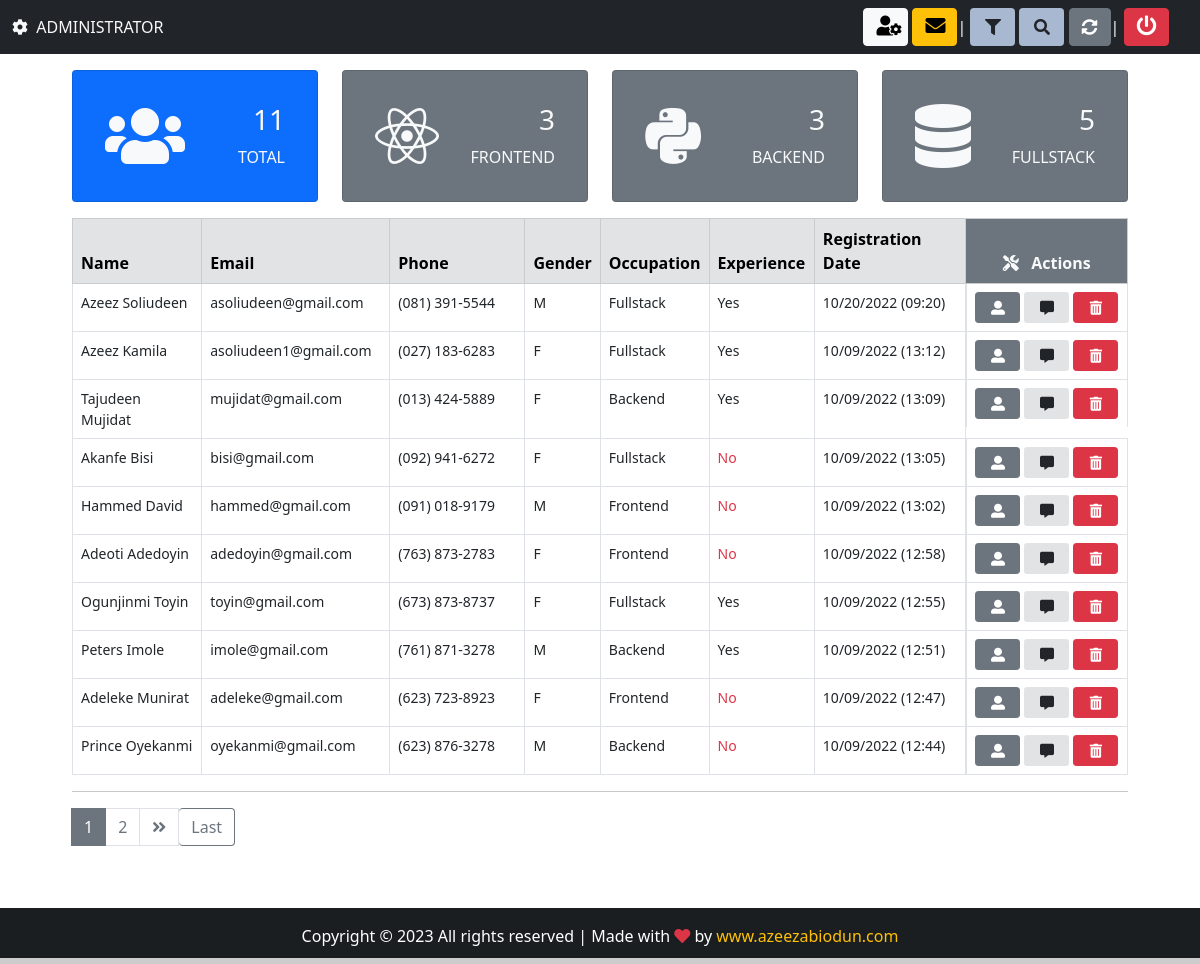
The page /candidates/ (signed in) on the database its author committed.
### app/models.py (models this page shows, shortened)
class candidate(models.Model):
    first_name = models.CharField(max_length=50)
    last_name = models.CharField(max_length=50)
    job = models.CharField(max_length=5, verbose_name='Job code')
    birth =models.DateField(auto_now=False, auto_now_add=False, verbose_name='Birthday')
    phone = models.CharField(max_length=18)
    personality = models.CharField(max_length=50, null=True, choices=PERSONALITY)
    salary = models.CharField(max_length=50, verbose_name='Salary expectation')
    gender = models.CharField(max_length=7)
    experience = models.BooleanField(null=True)
    smoker = models.CharField(max_length=10, null=True, choices=SMOKER, default="")
    email = models.EmailField(max_length=50)
    message = models.TextField(verbose_name='Presentation')
    file = models.FileField(upload_to='resume', blank=True, verbose_name='Resume')
    image = models.ImageField(upload_to='photo', blank=True, verbose_name='Photo')
    created_at = models.DateTimeField(auto_now_add=True)
    updated_at = models.DateTimeField(auto_now=True)
    Situation = models.CharField(max_length=50, null=True, choices=SITUATION, default='Pending')
    company_note = models.TextField(blank=True)
    frameworks = MultiSelectField(choices=FRAMEWORKS, default="", max_length=50)
    languages = MultiSelectField(choices=LANGUAGES, default="", max_length=50)
    databases = MultiSelectField(choices=DATABASES, default="", max_length=50)
    libraries = MultiSelectField(choices=LIBRARIES, default="", max_length=50)
    mobile = MultiSelectField(choices=MOBILE, default="", max_length=50)
    others = MultiSelectField(choices=OTHERS, default="", max_length=50)
    institution = models.CharField(max_length=50)
    course = models.CharField(max_length=50)
    started_course = models.DateField(auto_now=False, auto_now_add=False)
    finished_course = models.DateField(auto_now=False, auto_now_add=False)
    about_course = models.TextField()
    status_course = models.CharField(max_length=50, null=True, choices=STATUS_COURSE)
    company = models.CharField(max_length=50)
    position = models.CharField(max_length=50)
    started_job = models.DateField(auto_now=False, auto_now_add=False)
    finished_job = models.DateField(auto_now=False, auto_now_add=False)
    about_job = models.TextField()
    employed = models.BooleanField(null=True, verbose_name='I am employed')
    remote = models.BooleanField(null=True, verbose_name='I agree to work remotely')
    travel = models.BooleanField(null=True, verbose_name="I'm available for travel")

### app/views.py (the view, shortened to what this page needs)
# urls.py: path('candidates/', views.Candidates, name='candidates'),
@login_required(login_url='loginpage')
@cache_control(no_cache=True, must_revalidate=True, no_store=True)
def Candidates(request):
    total = candidate.objects.all().count()
    frontend = candidate.objects.filter(job='FR-22')
    backend = candidate.objects.filter(job='BA-10').count()
    fullstack = candidate.objects.filter(job='FU-15').count()
    if request.method == 'POST':
        job = request.POST.get('job')
        gender = request.POST.get('gender')
        filter =  candidate.objects.filter(Q(job=job) | Q(gender=gender))
        context = {
            'candidates': filter,
            'total': total,
            'frontend': frontend,
            'backend': backend,
            'fullstack': fullstack,
            }
        return render(request, 'app/candidates.html', context)
    else:
        all_candidates_list = candidate.objects.all().order_by('-created_at')
    paginator = Paginator(all_candidates_list, 10) #10 is number of records to display on a Page
    page = request.GET.get('page')
    all_candidates = paginator.get_page(page)
    context={
        'candidates': all_candidates,
        'total': total,
        'frontend': frontend,
        'backend': backend,
        'fullstack': fullstack,
    }
    return render(request, 'app/candidates.html', context)

### app/templates/app/candidates.html (shortened to what this page needs)
{% extends 'base.html' %}
{% block footer-color %}class="text-warning"{% endblock footer-color %}
{% block nav-content %}
<div class="collapse navbar-collapse mt-3 mt-md-3 mt-lg-0" id="navbarSupportedContent">
    <ul class="navbar-nav me-auto mb-2 mb-lg-0 align-middle">
        <li class="nav-item text-light">
            {% if request.user.is_superuser %}
                <i class="fas fa-cog f0size2"></i>&nbsp; ADMINISTRATOR
            {% else %}
                Welcome: <span class="text-warning">{{user.get_username}}</span>
            {% endif %}
        </li>
    </ul>
    {% if request.user.is_superuser %}
        <a href="{% url 'admin:app_candidate_changelist' %}" target="_blank" class="btn btn-light my-btn2" title="Control Panel">
            <i class="fas fa-user-cog f-size2"></i>
        </a>
        <a href="{% url 'admin:app_email_changelist' %}" target="_blank"  class="btn btn-warning ms-1 my-btn2" title="Admin">
            <i class="fas fa-envelope f-size2"></i>
        </a>
        <span class="text-light"> |&nbsp;</span>
    {% endif %}
    <button class="btn my-btn2" style="background-color: #a8b8d0;" title="Filter" data-bs-toggle="modal" data-bs-target="#filterModal">
        <i class="fas fa-filter"></i>
    </button>
    <button class="btn my-btn2 ms-1" style="background-color: #a8b8d0;" title="Search" data-bs-toggle="modal" data-bs-target="#searchModal">
        <i class="fas fa-search"></i>
    </button>
    <span class="text-light">&nbsp;</span>
    <a href="{% url 'candidates' %}" class="btn btn-secondary ns-1" title="Refresh">
        <i class="fas fa-sync-alt"></i>
    </a>
    <span class="text-light"> |&nbsp;</span>
    <a class="btn btn-danger my-btn2" title="Log out" data-bs-toggle="modal" data-bs-target="#logoutModal">
        <i class="fas fa-power-off f-size2"></i>
    </a>
</div>
{% endblock nav-content %}
{% block content %}
<div class="container" style="width: 90%;">
<div class="mt-3 mb-2">
    {% include 'dashboard/dashboard.html' %}
</div>
<table class="table table-bordered text.center">
    <thead class="table-secondary">
        <tr>
            <th style="width: 13%;">Name</th>
            <th style="width: 18%;">Email</th>
            <th style="width: 14%;">Phone</th>
            <th style="width: 6%;">Gender</th>
            <th style="width: 10%;">Occupation</th>
            <th style="width: 10%;">Experience</th>
            <th style="width: 15%;">Registration Date</th>
            <th  colspan='2' style="width: 14%; text-align:center;" class="bg-secondary text-light">
                <i class="fas fa-tools"></i> &nbsp; Actions</th>
        </tr>
    </thead>
    <tbody style="font-size:14px;">
        {% for candidate in candidates %}
        <tr>
            <td id="top-border" label="Name">{{candidate.first_name}} {{candidate.last_name}}</td>
            <td id="sm-border" label="Email">{{candidate.email}}</td>
            <td id="sm-border" label="Phone">{{candidate.phone}}</td>
            <td id="sm-border" label="Gender">{{candidate.gender}}</td>
            {% if candidate.job == 'FR-22' %}
            <td id="sm-border" label="Occupation">Frontend</td>
            {% elif candidate.job == 'BA-10' %}
            <td id="sm-border" label="Occupation">Backend</td>
            {% else %}
            <td id="sm-border" label="Occupation">Fullstack</td>
            {% endif %}
            {% if candidate.experience == False %}
            <td id="sm-border" label="Experience"><span class="text-danger">No</span></td>
            {% else %}
            <td id="sm-border" label="Experience">Yes</td>
            {% endif %}
            <td id="sm-border" label="Received">{{candidate.created_at| date:'m/d/Y (H:i)'}}</td>
            <td class="btn-side">
                <a href="{% url 'candidate' candidate.id %}" class="btn btn-secondary my-btn2 btn-sm" title="view candidate">
                    <i class="fas fa-user-alt"></i>
                </a>
                 <a href="{% url 'chat-candidate' candidate.id %}" class="btn btn-sm my-btn2 ms-1" title="About candidate" style='background-color: #e2e3e5;'>
                    <i class="fas fa-comment-alt"></i>
                </a>
                {% if request.user.is_superuser %}
                    <a href="" class="btn btn-danger btn-sm ms-1 my-btn2" title="Delete" data-bs-toggle="modal" data-bs-target="#deleteModal{{ candidate.id }}">
                        <i class="fas fa-trash-alt"></i>
                    </a>
                {% endif %}
            </td>
            {% empty %}
            <td colspan="8" class="text-danger text-center"><strong>No record found</strong></td>
        </tr>
        {% endfor %}
    </tbody>
</table>
<hr>
<nav>
    {% if candidates.has_other_pages %}
    <ul class="pagination">
        {% for i in candidates.paginator.page_range %}
        {% if candidates.number == i %}
        <li class="page-item active"><span class="page-link">{{ i }}</span></li>
        {% elif i > candidates.number|add:'-2' and i < candidates.number|add:'2' %}
        <li class="page-item"><a class="page-link" href="?page={{ i }}">{{ i }}</a></li>
        {% endif %}
        {% endfor %}
        {% if candidates.has_next %}
        <li class="page-item"><a class="page-link" href="?page={{ candidates.next_page_number }}"><i class="fas fa-angle-double-right"></i></a></li>
        <a href="?page={{ candidates.paginator.num_pages }}" class="btn btn-outline-secondary mb-4" style="border-radius: 1px soliid #d3d3d3; border-left: none;">Last</a>
        {% else %}
        <li class="page-item disabled"></li>
        {% endif %}
    </ul>
{% endif %}
</nav>
<br><br><br>
</div>
{% endblock content %}

### static/css/style.css (style rules this page uses)
html, body { scroll-behavior: smooth; height: 100%; margin: 0; max-width: 100%; }
.my-btn2 { width: 45px; }
.f-size2 { font-size: 20px; }
a { text-decoration: none !important; }
.btn-side { display: -webkit-flex; display: flex; flex-wrap: nowrap; }
.page-item.active .page-link { columns: #fff; background-color: #6c757d; border: 1px solid #6c757d; }
.pagination > li > a { background-color: #fff; color: #6c757d; }

### rows shown on the page
candidate: first_name "Azeez", last_name "Soliudeen", email "asoliudeen@gmail.com", phone "(081) 391-5544", gender "M", job "Fullstack", experience "Yes", created_at "10/20/2022 (09:20)"
candidate: first_name "Azeez", last_name "Kamila", email "asoliudeen1@gmail.com", phone "(027) 183-6283", gender "F", job "Fullstack", experience "Yes", created_at "10/09/2022 (13:12)"
candidate: first_name "Tajudeen", last_name "Mujidat", email "mujidat@gmail.com", phone "(013) 424-5889", gender "F", job "Backend", experience "Yes", created_at "10/09/2022 (13:09)"
candidate: first_name "Akanfe", last_name "Bisi", email "bisi@gmail.com", phone "(092) 941-6272", gender "F", job "Fullstack", experience "No", created_at "10/09/2022 (13:05)"
candidate: first_name "Hammed", last_name "David", email "hammed@gmail.com", phone "(091) 018-9179", gender "M", job "Frontend", experience "No", created_at "10/09/2022 (13:02)"
candidate: first_name "Adeoti", last_name "Adedoyin", email "adedoyin@gmail.com", phone "(763) 873-2783", gender "F", job "Frontend", experience "No", created_at "10/09/2022 (12:58)"
candidate: first_name "Ogunjinmi", last_name "Toyin", email "toyin@gmail.com", phone "(673) 873-8737", gender "F", job "Fullstack", experience "Yes", created_at "10/09/2022 (12:55)"
candidate: first_name "Peters", last_name "Imole", email "imole@gmail.com", phone "(761) 871-3278", gender "M", job "Backend", experience "Yes", created_at "10/09/2022 (12:51)"
candidate: first_name "Adeleke", last_name "Munirat", email "adeleke@gmail.com", phone "(623) 723-8923", gender "F", job "Frontend", experience "No", created_at "10/09/2022 (12:47)"
candidate: first_name "Prince", last_name "Oyekanmi", email "oyekanmi@gmail.com", phone "(623) 876-3278", gender "M", job "Backend", experience "No", created_at "10/09/2022 (12:44)"

### other values the page prints
{{ total }} "11"
{{ frontend.count }} "3"
{{ backend }} "3"
{{ fullstack }} "5"
{{ i }} "1"
{{ i }} "2"
